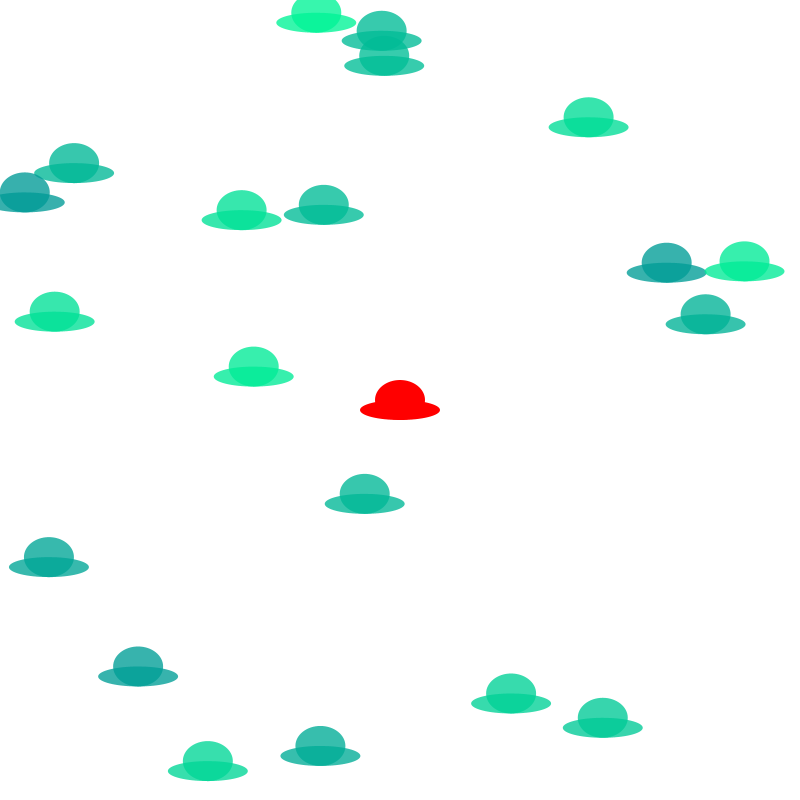
Frame 1 (no input)
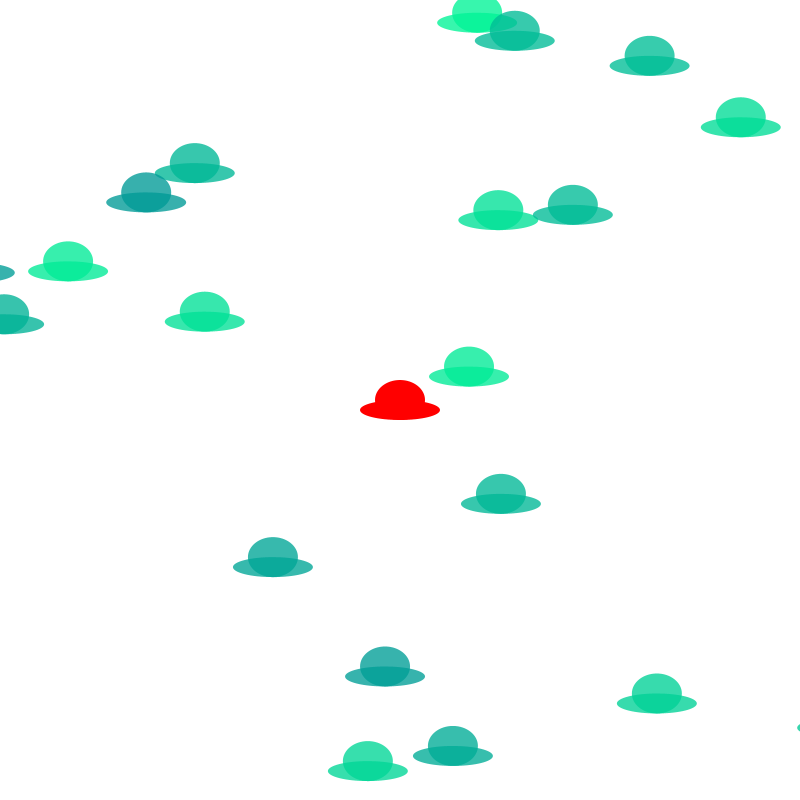
Frame 60 (the mouse pressed at the canvas centre just before this capture)
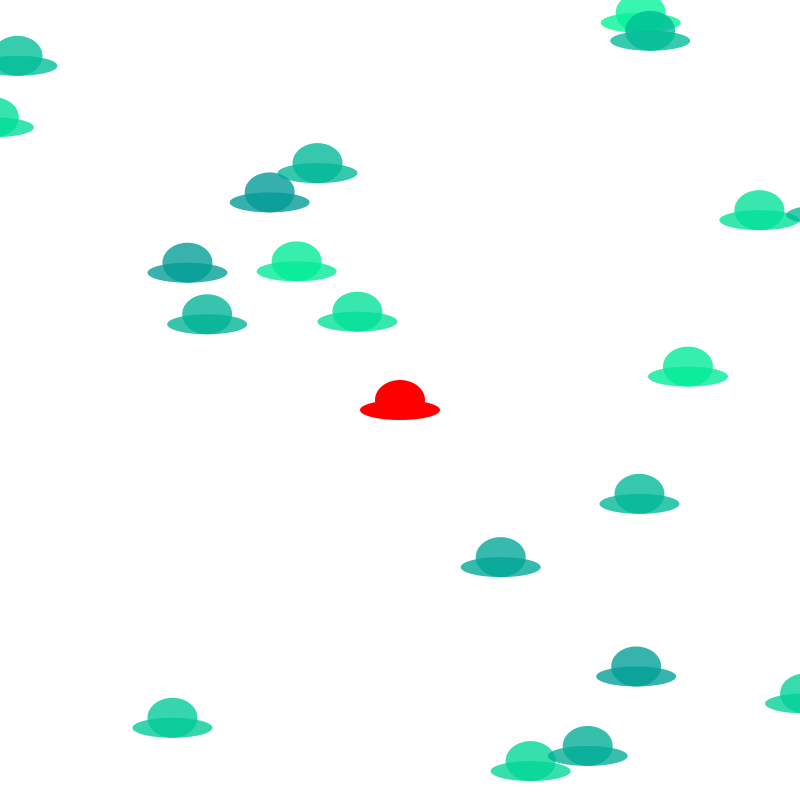
Frame 120 (the mouse held since frame 60 and released just before this capture)

The Processing sketch that drew these frames (run headless with seeded random() and noise(); from frame 60 on, the mouse is pressed at the canvas centre):

// Processing sketch: shipsBattle
// ── shipsBattle.pde
Ship[] myShips;
Player p;

void setup() {
  size(800, 800);
  p=new Player();
  myShips=new Ship[20];
  for (int i=0; i<20; i++) {
    myShips[i]=new Ship();
  }
}

void draw() {
  background(255);
  p.drawShip();
  p.moveShip();
  for (int i=0; i<20; i++) {
    myShips[i].drawShip();
    myShips[i].moveShip();
    if (dist(myShips[i].xPos, myShips[i].yPos, p.xPos, p.yPos)<=15) myShips[i].c=color(0, 0, 0, 0);
  }
}

// ── Player.pde
class Player {
  float xPos, yPos, xSpeed, ySpeed;
  Player() {
    xPos=width/2;
    yPos=height/2;
  }
  void drawShip() {
    noStroke();
    fill(255, 0, 0);
    ellipse(xPos, yPos, 50, 40);
    ellipse(xPos, yPos+10, 80, 20);
  }
  void moveShip() {
    if (keyPressed) {
      if (keyCode == UP) yPos-=5;
      else if (keyCode == DOWN) yPos+=5;
      else if (keyCode==LEFT) xPos-=5;
      else if (keyCode==RIGHT) xPos+=5;
    }
    if(xPos<0) xPos=width;
    if(xPos>width) xPos=0;
    if(yPos<0) yPos=0;
    if(yPos>height) yPos=height;
  }
}

// ── Ships.pde
class Ship {
  color c;
  float xPos, yPos, xSpeed;
  Ship() {
    c=color(0, random(150, 250), 150);
    xPos=random(width);
    yPos=random(height);
    xSpeed=random(2, 5);
  }
  void drawShip() {
    noStroke();
    fill(c, 200);
    ellipse(xPos, yPos, 50, 40);
    ellipse(xPos, yPos+10, 80, 20);
  }
  void moveShip() {
    xPos+=xSpeed;
    if (xPos>width+50) xPos=-50;
  }
}
